Frame 1 (no input): blank canvas, image omitted
Frame 60 (no input): blank canvas, image omitted
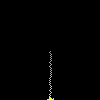
Frame 120 (the mouse pressed at the canvas centre since frame 60)

The p5.js sketch whose frames 1 and 60 were blank and that drew this single picture after the mouse press (run headless with seeded random() and noise() and a simulated clock; from frame 60 on, the mouse is pressed at the canvas centre):

// p5.js sketch
// ── sketch.js

// a World is a JsonMap<Index, Color>
// an Index is a {row: number, col: number}
// where {row: 0, col: 0} is the top-left of the screen

function generateWorld() {
  const world = new JsonMap()
  // for (let i = 0; i < 10000; i++) {
  //   const row = Math.floor(Math.random() * height)
  //   const col = Math.floor(Math.random() * width)
  //   world.set({row, col}, color(Math.floor(Math.random() * 360), 100, 100))
  // }
  return world
}

function step(world) {
  // make each grain fall if possible
  const nextWorld = new JsonMap()
  for (const [{row, col}, clr] of world) {
    let newIdx = {row, col}
    const down = {row: row + 1, col}
    if (!world.get(down) && down.row < height) {
      // empty below this grain, fall
      newIdx = down
    } else if (world.get(down)) {
      // this grain is on top of another grain
      const downLeft = {row: row + 1, col: col - 1}
      const downRight = {row: row + 1, col: col + 1}
      if (!world.get(downLeft) && !world.get(downRight)) {
        if (Math.random() < 0.5 && downLeft.col >= 0) {
          newIdx = downLeft
        } else if (downRight.col < width) {
          newIdx = downRight
        }
      } else if (!world.get(downLeft) && downLeft.col >= 0) {
        newIdx = downLeft
      } else if (!world.get(downRight) && downRight.col < width) {
        newIdx = downRight
      }
    }
    nextWorld.set(newIdx, clr)
  }
  return nextWorld
}

function drawWorld() {
  loadPixels()
  const d = pixelDensity()
  for (let pr = 0; pr < height * d; pr++) {
    for (let pc = 0; pc < width * d; pc++) {
      // assume width = gridWidth
      const i = 4 * (pr * width * d + pc)
      const row = Math.floor(pr / d)
      const col = Math.floor(pc / d)
      const clr = world.get({row, col})
      if (clr) {
        pixels[i + 0] = clr.levels[0]
        pixels[i + 1] = clr.levels[1]
        pixels[i + 2] = clr.levels[2]
        pixels[i + 3] = clr.levels[3]
      }
    }
  }
  updatePixels()
}

let world

function setup() {
  createCanvas(100, 100);
  colorMode(HSB)
  world = generateWorld()
}

function addGrain(idx) {
  const clr = color(frameCount % 360, 100, 100)
  world.set(idx, clr)
}

function draw() {
  background(0);
  drawWorld(world)
  if (mouseIsPressed) {
    addGrain({row: Math.floor(mouseY), col: Math.floor(mouseX)})
  }
  for (let i = 0; i < 1; i++) {
    world = step(world)
  }
}

// ── jsonmap.js
class JsonMap {
    constructor() {
        this.map = new Map()
    }

    get(k) {
        return this.map.get(JSON.stringify(k))
    }

    has(k) {
        return this.map.has(JSON.stringify(k))
    }

    set(k, v) {
        return this.map.set(JSON.stringify(k), v)
    }

    *[Symbol.iterator]() {
        for (const [ks, v] of this.map) {
            yield [JSON.parse(ks), v]
        }
    }

    copy() {
        const jm = new JsonMap()
        jm.map = new Map(jm.map)
        return jm
    }
}
